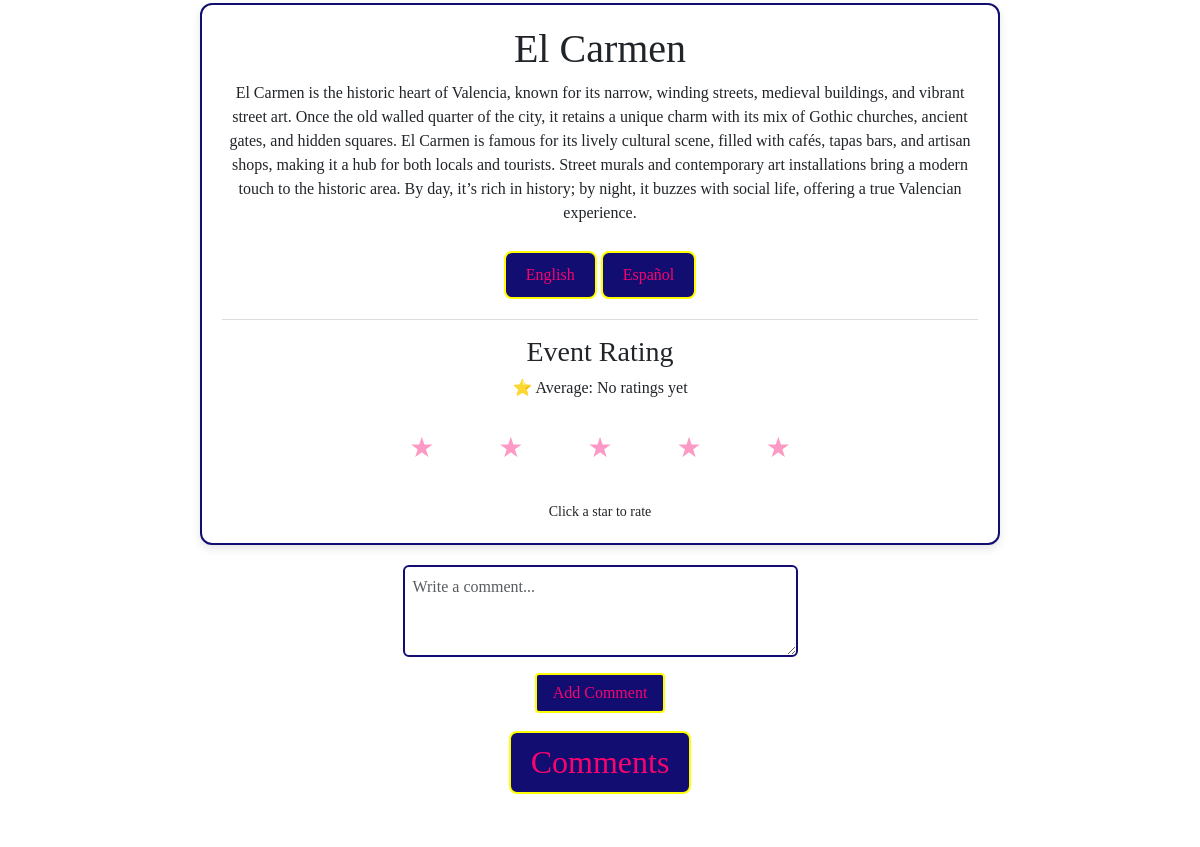
Page /event-details/4/ (signed in, middle part) on the earlier database version.
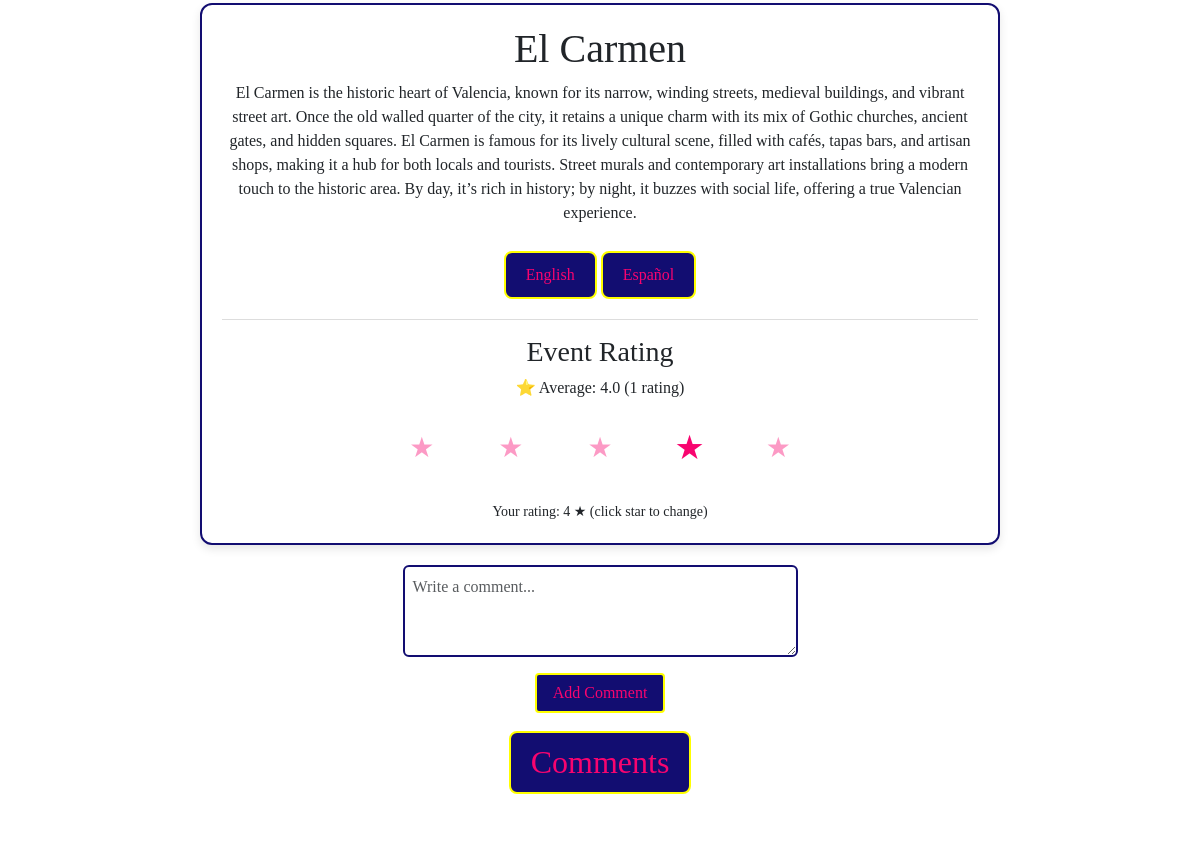
Same page on the later database version.
### tourism_es/models.py (models this page shows, shortened)
class EventRating(models.Model):
    card = models.ForeignKey('CardText',
                             on_delete=models.CASCADE, related_name='ratings')
    user = models.ForeignKey(User, on_delete=models.CASCADE)
    rating = models.IntegerField(choices=[(i, i) for i in range(1, 6)])
    class Meta:
        unique_together = ('card', 'user')  # one rating per user per event

### tourism_es/views.py (the view)
# urls.py: path('event-details/<int:pk>/', views.event_details, name='event-details'),
def event_details(request, pk):
    card = get_object_or_404(CardText, id=pk)
    lang = request.GET.get('lang', 'en')
    translation = card.translations.filter(language=lang).first()
    content = (
        translation.content
        if translation
        else card.content or 'Content coming soon.'
    )
    is_saved = False
    if request.user.is_authenticated:
        is_saved = card.saved_by.filter(pk=request.user.pk).exists()
    if request.method == 'POST' and request.user.is_authenticated:
        if 'rating' in request.POST:
            rating_value = request.POST.get('rating')
            EventRating.objects.update_or_create(
                card=card,
                user=request.user,
                defaults={'rating': int(rating_value)}
            )
            return redirect('event-details', pk=card.pk)
        form = CommentForm(request.POST)
        if form.is_valid():
            comment = form.save(commit=False)
            comment.user = request.user
            comment.card = card
            comment.save()
            return redirect('event-details', pk=card.pk)
    else:
        form = CommentForm()
    comments = card.comments.all().order_by('created_at')
    average_rating = card.ratings.aggregate(avg=Avg('rating'))['avg']
    rating_count = card.ratings.count()
    user_rating = None
    if request.user.is_authenticated:
        user_rating = EventRating.objects.filter(
            card=card, user=request.user).first()
    return render(request, 'event-details.html', {
        'card': card,
        'content': content,
        'comments': comments,
        'form': form,
        'is_saved': is_saved,
        'active_tab': 'event-details',
        'lang': lang,
        'average_rating': average_rating,
        'rating_count': rating_count,
        'user_rating': user_rating,
    })

### tourism_es/forms.py
class CommentForm(forms.ModelForm):
    class Meta:
        model = Comment
        fields = ['text']
        labels = {
            'text': '',
        }
        widgets = {
            'text': forms.Textarea(attrs={
                'class': 'form-control',
                'rows': 3,
                'placeholder': 'Write a comment...'
            })
        }

### tourism_es/templatetags/comment_tags.py (called while the page is built)
@register.filter
def reaction_count(comment, reaction_type):
    return comment.reactions.filter(reaction=reaction_type).count()

### tourism_es/templates/event-details.html (shortened to what this page needs)
{% extends 'base.html' %}
{% load static %}
{% load comment_tags %}
{% block content %}
<main class="card-detail-wrapper">
    <div class="card-detail">
        <div class="card-content-box">
            <h1>{{ card.title }}</h1>
            <p>{{ content }}</p>
            <div class="lang-switch">
                <a href="{% url 'event-details' pk=card.pk %}?lang=en">English</a>
                <a href="{% url 'event-details' pk=card.pk %}?lang=es">Español</a>
            </div>
            <div class="rating-box">
                <h3>Event Rating</h3>
                <p>
                    ⭐ Average:
                    {% if average_rating %}
                        {{ average_rating|floatformat:1 }}
                    {% else %}
                        No ratings yet
                    {% endif %}
                    {% if rating_count %}
                        ({{ rating_count }} rating{{ rating_count|pluralize }})
                    {% endif %}
                </p>
                {% if user.is_authenticated %}
                <form method="POST" class="star-form" data-url="{% url 'rate_card' pk=card.id %}">
                    <div class="star-rating">
                        {% for star in "12345"|make_list %}
                        <button type="button" name="rating" value="{{ star }}"
                            class="star-btn {% if user_rating and user_rating.rating == star|add:'0' %}selected{% endif %}">
                            ★
                        </button>
                        {% endfor %}
                    </div>
                    <small class="rating-msg">
                        {% if user_rating %}
                            Your rating: {{ user_rating.rating }} ★ (click star to change)
                        {% else %}
                            Click a star to rate
                        {% endif %}
                    </small>
                </form>
                {% else %}
                    <p>Login to rate this event.</p>
                {% endif %}
            </div>
        </div>
        <div class="comments-section">
            {% if user.is_authenticated %}
            <form method="POST">
                {{ form.as_p }}
                <button type="submit">Add Comment</button>
            </form>
            {% endif %}
            <h2>Comments</h2>
        </div>
    </div>
</main>
{% endblock %}

Differences in the rows shown:
added EventRating: rating "4"
Other differences:
{{ average_rating|floatformat:1 }}: (not shown) → "4.0"
{{ rating_count }}: (not shown) → "1"
text no longer shown: "No ratings yet Click a star to rate"
text now shown: "( rating ) Your rating: ★ (click star to change)"
